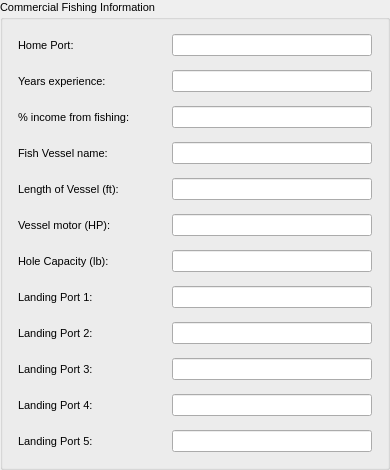
      <widget class="QGroupBox" name="vessel_info" >
       <property name="font" >
        <font>
         <pointsize>8</pointsize>
        </font>
       </property>
       <property name="title" >
        <string>Commercial Fishing Information</string>
       </property>
       <layout class="QVBoxLayout" name="verticalLayout" >
        <item>
         <widget class="QWidget" native="1" name="home_port" >
          <property name="font" >
           <font>
            <pointsize>8</pointsize>
           </font>
          </property>
          <layout class="QHBoxLayout" >
           <property name="spacing" >
            <number>4</number>
           </property>
           <property name="margin" >
            <number>4</number>
           </property>
           <item>
            <widget class="QLabel" name="home_port_text" >
             <property name="minimumSize" >
              <size>
               <width>150</width>
               <height>0</height>
              </size>
             </property>
             <property name="maximumSize" >
              <size>
               <width>150</width>
               <height>16777215</height>
              </size>
             </property>
             <property name="font" >
              <font>
               <pointsize>8</pointsize>
              </font>
             </property>
             <property name="text" >
              <string>Home Port:</string>
             </property>
            </widget>
           </item>
           <item>
            <widget class="QLineEdit" name="home_port_line" >
             <property name="enabled" >
              <bool>true</bool>
             </property>
             <property name="minimumSize" >
              <size>
               <width>200</width>
               <height>0</height>
              </size>
             </property>
             <property name="maximumSize" >
              <size>
               <width>200</width>
               <height>16777215</height>
              </size>
             </property>
             <property name="font" >
              <font>
               <pointsize>8</pointsize>
              </font>
             </property>
             <property name="text" >
              <string/>
             </property>
            </widget>
           </item>
          </layout>
         </widget>
        </item>
        <item>
         <widget class="QWidget" native="1" name="years_experience" >
          <property name="font" >
           <font>
            <pointsize>8</pointsize>
           </font>
          </property>
          <layout class="QHBoxLayout" name="_11" >
           <property name="spacing" >
            <number>4</number>
           </property>
           <property name="margin" >
            <number>4</number>
           </property>
           <item>
            <widget class="QLabel" name="years_text" >
             <property name="minimumSize" >
              <size>
               <width>150</width>
               <height>0</height>
              </size>
             </property>
             <property name="maximumSize" >
              <size>
               <width>150</width>
               <height>16777215</height>
              </size>
             </property>
             <property name="font" >
              <font>
               <pointsize>8</pointsize>
              </font>
             </property>
             <property name="text" >
              <string>Years experience:</string>
             </property>
            </widget>
           </item>
           <item>
            <widget class="QLineEdit" name="years_line" >
             <property name="enabled" >
              <bool>true</bool>
             </property>
             <property name="minimumSize" >
              <size>
               <width>100</width>
               <height>0</height>
              </size>
             </property>
             <property name="maximumSize" >
              <size>
               <width>200</width>
               <height>16777215</height>
              </size>
             </property>
             <property name="font" >
              <font>
               <pointsize>8</pointsize>
              </font>
             </property>
             <property name="text" >
              <string/>
             </property>
            </widget>
           </item>
          </layout>
         </widget>
        </item>
        <item>
         <widget class="QWidget" native="1" name="perc_income" >
          <property name="font" >
           <font>
            <pointsize>8</pointsize>
           </font>
          </property>
          <layout class="QHBoxLayout" name="_4" >
           <property name="spacing" >
            <number>4</number>
           </property>
           <property name="margin" >
            <number>4</number>
           </property>
           <item>
            <widget class="QLabel" name="perc_income_text" >
             <property name="minimumSize" >
              <size>
               <width>150</width>
               <height>0</height>
              </size>
             </property>
             <property name="maximumSize" >
              <size>
               <width>150</width>
               <height>16777215</height>
              </size>
             </property>
             <property name="font" >
              <font>
               <pointsize>8</pointsize>
              </font>
             </property>
             <property name="text" >
              <string>% income from fishing:</string>
             </property>
            </widget>
           </item>
           <item>
            <widget class="QLineEdit" name="perc_income_line" >
             <property name="enabled" >
              <bool>true</bool>
             </property>
             <property name="minimumSize" >
              <size>
               <width>100</width>
               <height>0</height>
              </size>
             </property>
             <property name="maximumSize" >
              <size>
               <width>200</width>
               <height>16777215</height>
              </size>
             </property>
             <property name="font" >
              <font>
               <pointsize>8</pointsize>
              </font>
             </property>
             <property name="text" >
              <string/>
             </property>
            </widget>
           </item>
          </layout>
         </widget>
        </item>
        <item>
         <widget class="QWidget" native="1" name="vessel_name" >
          <property name="font" >
           <font>
            <pointsize>8</pointsize>
           </font>
          </property>
          <layout class="QHBoxLayout" name="_6" >
           <property name="spacing" >
            <number>4</number>
           </property>
           <property name="margin" >
            <number>4</number>
           </property>
           <item>
            <widget class="QLabel" name="vessel_name_text" >
             <property name="minimumSize" >
              <size>
               <width>150</width>
               <height>0</height>
              </size>
             </property>
             <property name="maximumSize" >
              <size>
               <width>150</width>
               <height>16777215</height>
              </size>
             </property>
             <property name="font" >
              <font>
               <pointsize>8</pointsize>
              </font>
             </property>
             <property name="text" >
              <string>Fish Vessel name:</string>
             </property>
            </widget>
           </item>
           <item>
            <widget class="QLineEdit" name="vessel_name_line" >
             <property name="enabled" >
              <bool>true</bool>
             </property>
             <property name="minimumSize" >
              <size>
               <width>200</width>
               <height>0</height>
              </size>
             </property>
             <property name="maximumSize" >
              <size>
               <width>200</width>
               <height>16777215</height>
              </size>
             </property>
             <property name="font" >
              <font>
               <pointsize>8</pointsize>
              </font>
             </property>
             <property name="text" >
              <string/>
             </property>
            </widget>
           </item>
          </layout>
         </widget>
        </item>
        <item>
         <widget class="QWidget" native="1" name="vessel_length" >
          <property name="font" >
           <font>
            <pointsize>8</pointsize>
           </font>
          </property>
          <layout class="QHBoxLayout" >
           <property name="spacing" >
            <number>4</number>
           </property>
           <property name="margin" >
            <number>4</number>
           </property>
           <item>
            <widget class="QLabel" name="vessel_length_text" >
             <property name="minimumSize" >
              <size>
               <width>150</width>
               <height>0</height>
              </size>
             </property>
             <property name="maximumSize" >
              <size>
               <width>150</width>
               <height>16777215</height>
              </size>
             </property>
             <property name="font" >
              <font>
               <pointsize>8</pointsize>
              </font>
             </property>
             <property name="text" >
              <string>Length of Vessel (ft):</string>
             </property>
            </widget>
           </item>
           <item>
            <widget class="QLineEdit" name="vessel_length_line" >
             <property name="enabled" >
              <bool>true</bool>
             </property>
             <property name="minimumSize" >
              <size>
               <width>200</width>
               <height>0</height>
              </size>
             </property>
             <property name="maximumSize" >
              <size>
               <width>200</width>
               <height>16777215</height>
              </size>
             </property>
             <property name="font" >
              <font>
               <pointsize>8</pointsize>
              </font>
             </property>
             <property name="text" >
              <string/>
             </property>
            </widget>
           </item>
          </layout>
         </widget>
        </item>
        <item>
         <widget class="QWidget" native="1" name="vessel_motor" >
          <property name="font" >
           <font>
            <pointsize>8</pointsize>
           </font>
          </property>
          <layout class="QHBoxLayout" name="_14" >
           <property name="spacing" >
            <number>4</number>
           </property>
           <property name="margin" >
            <number>4</number>
           </property>
           <item>
            <widget class="QLabel" name="vessel_motor_text" >
             <property name="minimumSize" >
              <size>
               <width>150</width>
               <height>0</height>
              </size>
             </property>
             <property name="maximumSize" >
              <size>
               <width>150</width>
               <height>16777215</height>
              </size>
             </property>
             <property name="font" >
              <font>
               <pointsize>8</pointsize>
              </font>
             </property>
             <property name="text" >
              <string>Vessel motor (HP):</string>
             </property>
            </widget>
           </item>
           <item>
            <widget class="QLineEdit" name="vessel_motor_line" >
             <property name="enabled" >
              <bool>true</bool>
             </property>
             <property name="minimumSize" >
              <size>
               <width>200</width>
               <height>0</height>
              </size>
             </property>
             <property name="maximumSize" >
              <size>
               <width>200</width>
               <height>16777215</height>
              </size>
             </property>
             <property name="font" >
              <font>
               <pointsize>8</pointsize>
              </font>
             </property>
             <property name="text" >
              <string/>
             </property>
            </widget>
           </item>
          </layout>
         </widget>
        </item>
        <item>
         <widget class="QWidget" native="1" name="vessel_hole_capacity" >
          <property name="font" >
           <font>
            <pointsize>8</pointsize>
           </font>
          </property>
          <layout class="QHBoxLayout" name="_15" >
           <property name="spacing" >
            <number>4</number>
           </property>
           <property name="margin" >
            <number>4</number>
           </property>
           <item>
            <widget class="QLabel" name="hole_capacity_text" >
             <property name="minimumSize" >
              <size>
               <width>150</width>
               <height>0</height>
              </size>
             </property>
             <property name="maximumSize" >
              <size>
               <width>150</width>
               <height>16777215</height>
              </size>
             </property>
             <property name="font" >
              <font>
               <pointsize>8</pointsize>
              </font>
             </property>
             <property name="text" >
              <string>Hole Capacity (lb):</string>
             </property>
            </widget>
           </item>
           <item>
            <widget class="QLineEdit" name="hole_capacity_line" >
             <property name="enabled" >
              <bool>true</bool>
             </property>
             <property name="minimumSize" >
              <size>
               <width>200</width>
               <height>0</height>
              </size>
             </property>
             <property name="maximumSize" >
              <size>
               <width>200</width>
               <height>16777215</height>
              </size>
             </property>
             <property name="font" >
              <font>
               <pointsize>8</pointsize>
              </font>
             </property>
             <property name="text" >
              <string/>
             </property>
            </widget>
           </item>
          </layout>
         </widget>
        </item>
        <item>
         <widget class="QWidget" native="1" name="landing_port" >
          <property name="font" >
           <font>
            <pointsize>8</pointsize>
           </font>
          </property>
          <layout class="QHBoxLayout" name="_7" >
           <property name="spacing" >
            <number>4</number>
           </property>
           <property name="margin" >
            <number>4</number>
           </property>
           <item>
            <widget class="QLabel" name="landing_port_text" >
             <property name="minimumSize" >
              <size>
               <width>150</width>
               <height>0</height>
              </size>
             </property>
             <property name="maximumSize" >
              <size>
               <width>150</width>
               <height>16777215</height>
              </size>
             </property>
             <property name="font" >
              <font>
               <pointsize>8</pointsize>
              </font>
             </property>
             <property name="text" >
              <string>Landing Port 1:</string>
             </property>
            </widget>
           </item>
           <item>
            <widget class="QLineEdit" name="landing_port_line" >
             <property name="enabled" >
              <bool>true</bool>
             </property>
             <property name="minimumSize" >
              <size>
               <width>200</width>
               <height>0</height>
              </size>
             </property>
             <property name="maximumSize" >
              <size>
               <width>200</width>
               <height>16777215</height>
              </size>
             </property>
             <property name="font" >
              <font>
               <pointsize>8</pointsize>
              </font>
             </property>
             <property name="text" >
              <string/>
             </property>
            </widget>
           </item>
          </layout>
         </widget>
        </item>
        <item>
         <widget class="QWidget" native="1" name="landing_port_2" >
          <property name="font" >
           <font>
            <pointsize>8</pointsize>
           </font>
          </property>
          <layout class="QHBoxLayout" name="_16" >
           <property name="spacing" >
            <number>4</number>
           </property>
           <property name="margin" >
            <number>4</number>
           </property>
           <item>
            <widget class="QLabel" name="landing_port_text_2" >
             <property name="minimumSize" >
              <size>
               <width>150</width>
               <height>0</height>
              </size>
             </property>
             <property name="maximumSize" >
              <size>
               <width>150</width>
               <height>16777215</height>
              </size>
             </property>
             <property name="font" >
              <font>
               <pointsize>8</pointsize>
              </font>
             </property>
             <property name="text" >
              <string>Landing Port 2:</string>
             </property>
            </widget>
           </item>
           <item>
            <widget class="QLineEdit" name="landing_port_line_2" >
             <property name="enabled" >
              <bool>true</bool>
             </property>
             <property name="minimumSize" >
              <size>
               <width>200</width>
               <height>0</height>
              </size>
             </property>
             <property name="maximumSize" >
              <size>
               <width>200</width>
               <height>16777215</height>
              </size>
             </property>
             <property name="font" >
              <font>
               <pointsize>8</pointsize>
              </font>
             </property>
             <property name="text" >
              <string/>
             </property>
            </widget>
           </item>
          </layout>
          <zorder>landing_port_line_2</zorder>
          <zorder>landing_port_text_2</zorder>
         </widget>
        </item>
        <item>
         <widget class="QWidget" native="1" name="landing_port_3" >
          <property name="font" >
           <font>
            <pointsize>8</pointsize>
           </font>
          </property>
          <layout class="QHBoxLayout" name="_17" >
           <property name="spacing" >
            <number>4</number>
           </property>
           <property name="margin" >
            <number>4</number>
           </property>
           <item>
            <widget class="QLabel" name="landing_port_text_3" >
             <property name="minimumSize" >
              <size>
               <width>150</width>
               <height>0</height>
              </size>
             </property>
             <property name="maximumSize" >
              <size>
               <width>150</width>
               <height>16777215</height>
              </size>
             </property>
             <property name="font" >
              <font>
               <pointsize>8</pointsize>
              </font>
             </property>
             <property name="text" >
              <string>Landing Port 3:</string>
             </property>
            </widget>
           </item>
           <item>
            <widget class="QLineEdit" name="landing_port_line_3" >
             <property name="enabled" >
              <bool>true</bool>
             </property>
             <property name="minimumSize" >
              <size>
               <width>200</width>
               <height>0</height>
              </size>
             </property>
             <property name="maximumSize" >
              <size>
               <width>200</width>
               <height>16777215</height>
              </size>
             </property>
             <property name="font" >
              <font>
               <pointsize>8</pointsize>
              </font>
             </property>
             <property name="text" >
              <string/>
             </property>
            </widget>
           </item>
          </layout>
         </widget>
        </item>
        <item>
         <widget class="QWidget" native="1" name="landing_port_4" >
          <property name="font" >
           <font>
            <pointsize>8</pointsize>
           </font>
          </property>
          <layout class="QHBoxLayout" name="_18" >
           <property name="spacing" >
            <number>4</number>
           </property>
           <property name="margin" >
            <number>4</number>
           </property>
           <item>
            <widget class="QLabel" name="landing_port_text_4" >
             <property name="minimumSize" >
              <size>
               <width>150</width>
               <height>0</height>
              </size>
             </property>
             <property name="maximumSize" >
              <size>
               <width>150</width>
               <height>16777215</height>
              </size>
             </property>
             <property name="font" >
              <font>
               <pointsize>8</pointsize>
              </font>
             </property>
             <property name="text" >
              <string>Landing Port 4:</string>
             </property>
            </widget>
           </item>
           <item>
            <widget class="QLineEdit" name="landing_port_line_4" >
             <property name="enabled" >
              <bool>true</bool>
             </property>
             <property name="minimumSize" >
              <size>
               <width>200</width>
               <height>0</height>
              </size>
             </property>
             <property name="maximumSize" >
              <size>
               <width>200</width>
               <height>16777215</height>
              </size>
             </property>
             <property name="font" >
              <font>
               <pointsize>8</pointsize>
              </font>
             </property>
             <property name="text" >
              <string/>
             </property>
            </widget>
           </item>
          </layout>
         </widget>
        </item>
        <item>
         <widget class="QWidget" native="1" name="landing_port_5" >
          <property name="font" >
           <font>
            <pointsize>8</pointsize>
           </font>
          </property>
          <layout class="QHBoxLayout" name="_13" >
           <property name="spacing" >
            <number>4</number>
           </property>
           <property name="margin" >
            <number>4</number>
           </property>
           <item>
            <widget class="QLabel" name="landing_port_text_5" >
             <property name="minimumSize" >
              <size>
               <width>150</width>
               <height>0</height>
              </size>
             </property>
             <property name="maximumSize" >
              <size>
               <width>150</width>
               <height>16777215</height>
              </size>
             </property>
             <property name="font" >
              <font>
               <pointsize>8</pointsize>
              </font>
             </property>
             <property name="text" >
              <string>Landing Port 5:</string>
             </property>
            </widget>
           </item>
           <item>
            <widget class="QLineEdit" name="landing_port_line_5" >
             <property name="enabled" >
              <bool>true</bool>
             </property>
             <property name="minimumSize" >
              <size>
               <width>200</width>
               <height>0</height>
              </size>
             </property>
             <property name="maximumSize" >
              <size>
               <width>200</width>
               <height>16777215</height>
              </size>
             </property>
             <property name="font" >
              <font>
               <pointsize>8</pointsize>
              </font>
             </property>
             <property name="text" >
              <string/>
             </property>
            </widget>
           </item>
          </layout>
         </widget>
        </item>
       </layout>
      </widget>
